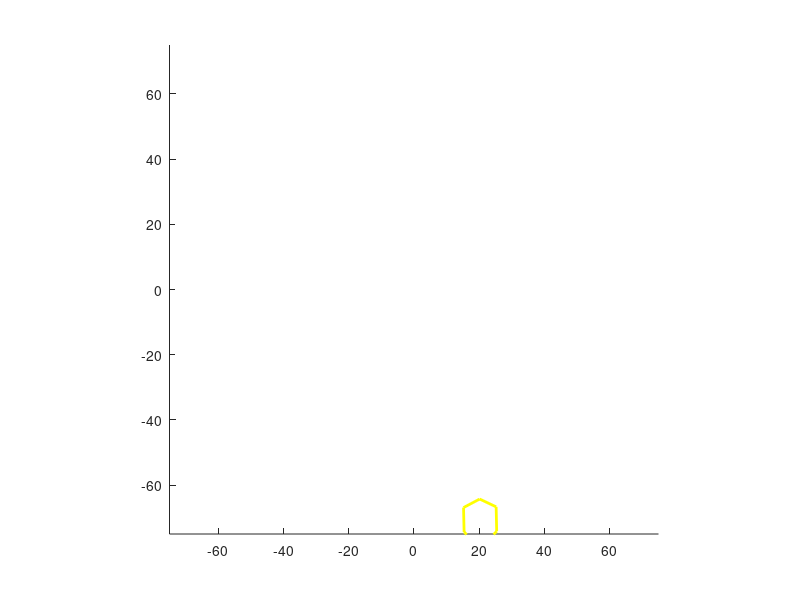

This chart was generated by the following MATLAB code:
function movebug7
clear
clf
close all

global new_verts fverts
x=0;
y=0;

arena_size=75; %bigger arena makes things more interesting.
draw_robot() % show robot for the first time (no arguments)
axis([-arena_size arena_size -arena_size arena_size]);  % create dummy arena
set(gca,'color','k');
axis square
set(gca,'Visible','on');

t = 0;
DT=.1;
tstop = 200;
tvec = t:DT:tstop;

tgt = [150*rand(1,2)-[75. 75.]]; %food target location

%Make Food
f_center = tgt;
f_width = 5;
food = rectangle('Position',[f_center(1)-f_width(1)/2,f_center(2)-f_width(1)/2,f_width(1),f_width(1)],'Curvature',[0.5,0.5],'EdgeColor','w');
set(food,'Position',[f_center(1)-f_width(1)/2,f_center(2)-f_width(1)/2,f_width(1),f_width(1)],'Curvature',[0.5,0.5]);


heading_angle=0;



xR = 10;   % Identify the X and Y coordinate of the R and L sensor from the
          % robot description
yR = -5;
xL = 10;
yL = 5;

% Compute the magnitude of the sensor info
%                                                                                                                                                                                                                                   
sensorL = sqrt((xL - f_center(1)).^2 + (yL - f_center(2)).^2);
sensorR = sqrt((xR - f_center(1)).^2 + (yR - f_center(2)).^2);
draw_robot(x,y, heading_angle);

for k=1:length(tvec) 
    
    [motorL, motorR] = brain(sensorL, sensorR);

    vel_left = motorL / 10;   % relate the left and right velocities to motor
                                % outputs
    vel_right = motorR / 10;
    
    heading_angle = heading_angle + atan(((vel_right - vel_left)) / 10); % update heading angle and x,y location of robot
    
    x = x + (vel_left + vel_right)./2 * DT * cos(heading_angle); %change x direction
    y = y + (vel_left + vel_right)./2 * DT * sin(heading_angle); %change y direction

% Compute the magnitude of the sensor info 
    sensorL = sqrt((xL - f_center(1)).^2 + (yL - f_center(2)).^2);
    sensorR = sqrt((xR - f_center(1)).^2 + (yR - f_center(2)).^2);

    if x>arena_size % have arena wrap on itself
        x=-arena_size;
    end
    if y>arena_size
        y=-arena_size;
    end
    if x<-arena_size
        x=arena_size;
    end
    if y<-arena_size
        y=arena_size;
    end
 
    % heading_angle = pi/2;
    draw_robot(x,y, heading_angle);
    drawnow
    
    xR = new_verts(1);   % Identify the X and Y coordinate of the R and L sensor from the
    %         robot description
    yR = new_verts(14);
    xL = new_verts(11);
    yL = new_verts(24);
    
    DL = sqrt((x - f_center(1)).^2 + (y - f_center(2)).^2);
    
    if DL < 10
        tgt = [150*rand(1,2)-[75. 75.]];
        f_center = tgt;
        set(food,'Position',[f_center(1)-f_width(1)/2,f_center(2)-f_width(1)/2,f_width(1),f_width(1)],'Curvature',[0.5,0.5]);
    end
end



function draw_robot(x,y,heading_angle)
persistent nverts npts verts linewidth color hrobot
global new_verts fverts 

%persistent variables are local to the function but kept in memory for the
%next function call


if(nargin < 3)
    % initialize
    [verts linewidth color] = robot_coords;
    fverts=verts;
    nverts = size(verts,1);
    npts = size(verts, 2);
    figure(1);
    hold on;
    % Show the robot's current location
    for i=1:nverts
        hrobot(i) = plot(verts(i,1:(npts/2)), verts(i,(npts/2+1):npts),'color',color(i,:),'linewidth',linewidth(i));
    end
    
else
    % redraw the robot in the new configuration
    tmp_verts = verts;
    
    % adjust heading - rotate the entire robot
    cosa = cos(heading_angle);
    sina = sin(heading_angle);
    new_verts(:,1:(npts/2)) =  x + cosa * tmp_verts(:,1:(npts/2)) - sina * tmp_verts(:,(npts/2+1):npts);
    new_verts(:,(npts/2+1):npts) =  y + sina * tmp_verts(:,1:(npts/2)) + cosa * tmp_verts(:,(npts/2+1):npts);
    
    figure(1);
    hold on
    for i=1:nverts
        set(hrobot(i),'xdata',new_verts(i,1:(npts/2)),'ydata',new_verts(i,(npts/2+1):npts));
    end
    

   
end
%--------------------------------------------------------------------------
% end of draw_robot
%--------------------------------------------------------------------------

%--------------------------------------------------------------------------
% robot_coords
%--------------------------------------------------------------------------
function [verts, width, color] = robot_coords

height=10;
width=5;

% the first set of coordinates are for x, the next set are for y.  All
% hard-coded in current iteration..

c=1;

  
xc=[10. 7.5   2.5  0. -7.5 -10 -7.5 0. 2.5 7.5 10. 7.5 7.5];
yc=[-5.  -2.5 -2.5 -5. -5. 0 5. 5. 2.5 2.5  5.   2.5 -2.5];

verts(c, :) = [xc'; yc'];



width(c) = 2; color(c,:) = [1 1 0]; c=c+1;
%--------------------------------------------------------------------------
% end of robot_coords
%--------------------------------------------------------------------------      

function [motorL, motorR] = brain(sensorL, sensorR)
  
  % COWARD (uncomment for action)
%   motorL = 250 - sensorL
%   motorR = 250 - sensorR
  
  % AGGRESSOR
  motorL = 250 - sensorR;   % compute a relationship of sensor input to motor output
  motorR = 250 - sensorL;
 